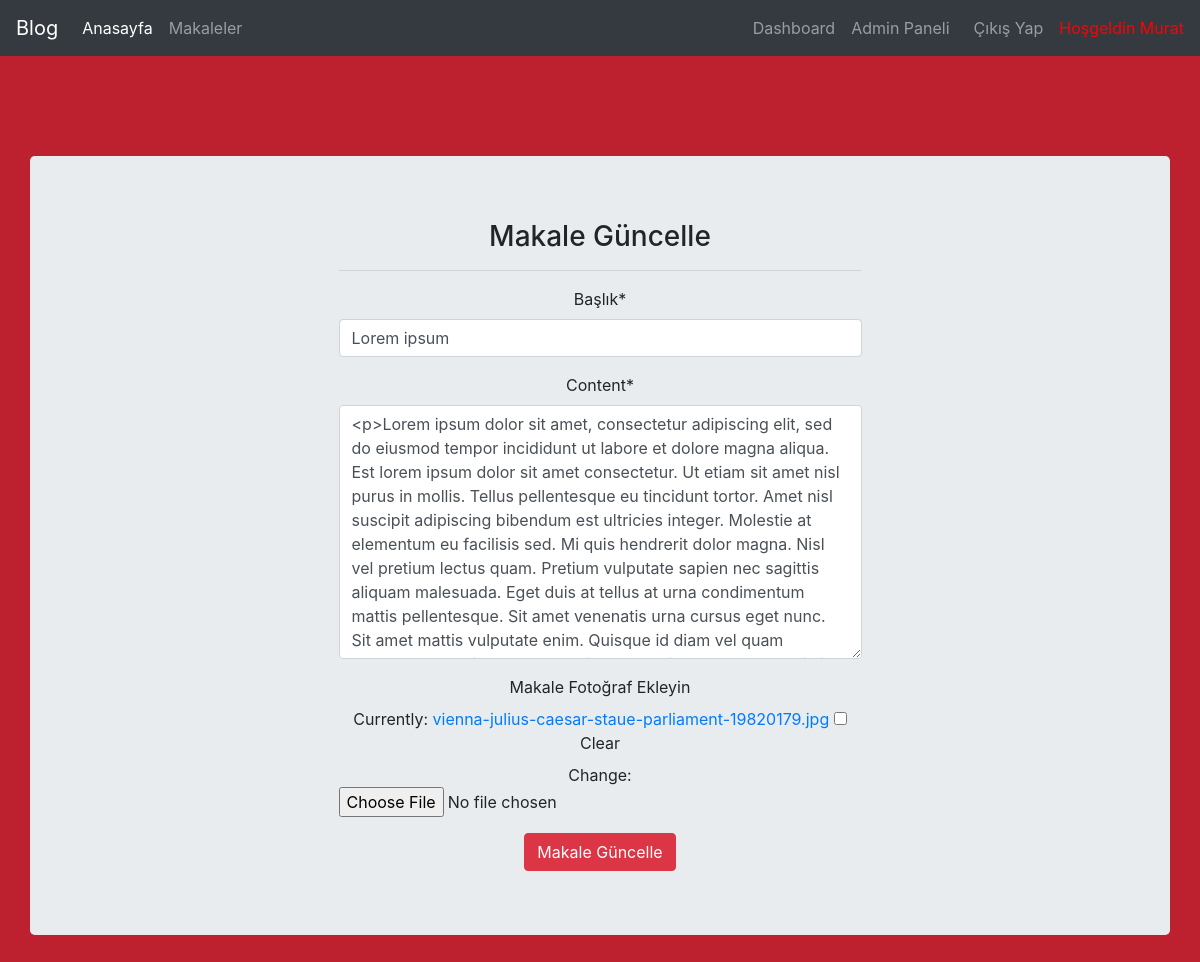
Before: /articles/update/21 (signed in) with the older database file.
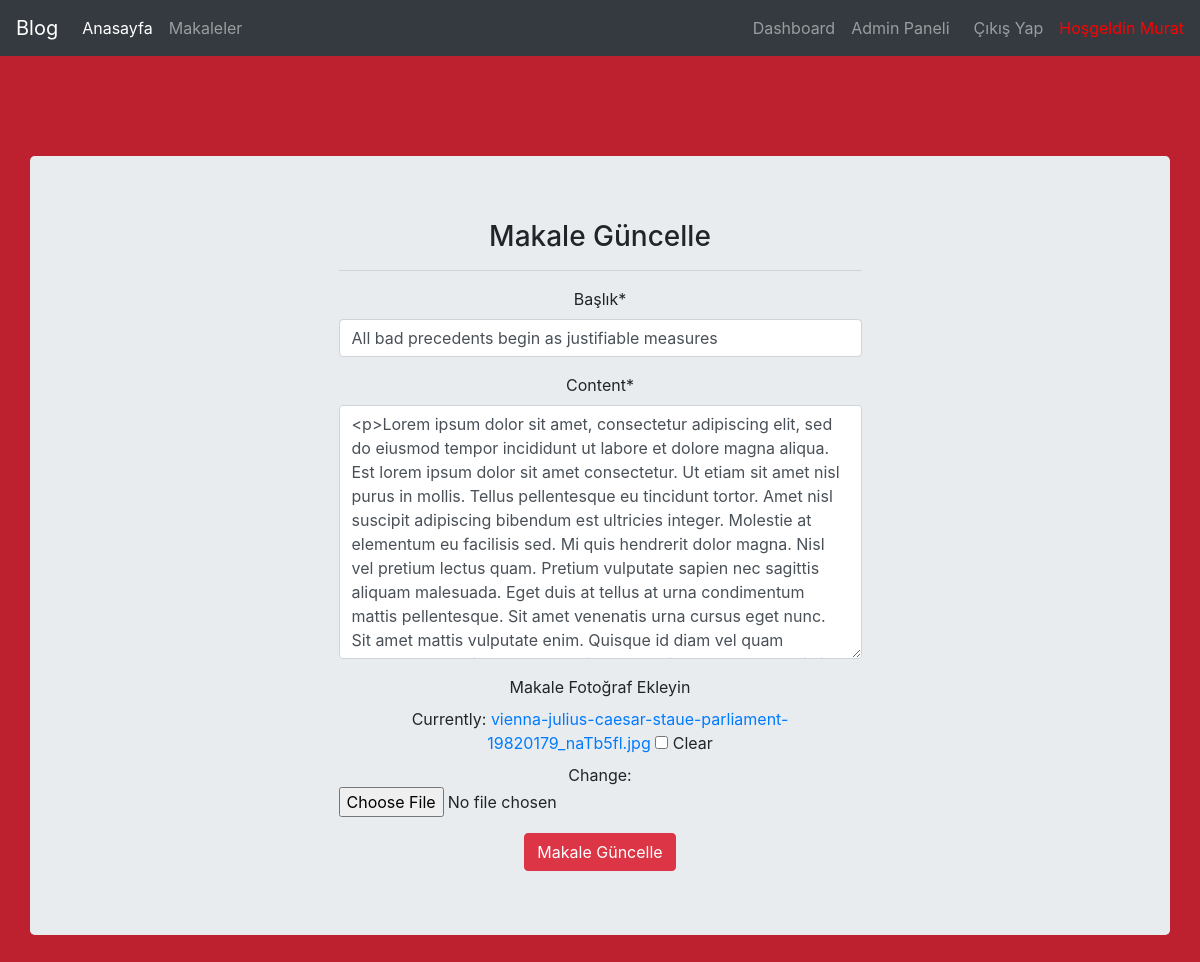
After: the same page with the newer database file.
### article/models.py (models this page shows, shortened)
class Article(models.Model):
    author=models.ForeignKey("auth.User",on_delete=models.CASCADE,verbose_name="Yazar")
    title=models.CharField(max_length=50,verbose_name="Başlık")
    content=RichTextField()
    created_date=models.DateTimeField(auto_now_add=True,verbose_name="Oluşturulma Tarihi")
    article_image=models.FileField(blank=True,null=True,verbose_name="Makale Fotoğraf Ekleyin")

### article/views.py (the view)
# urls.py: path('update/<int:id>',views.UpdateArticle,name="update"),
@login_required(login_url="user:login")
def UpdateArticle(request,id):
    article=get_object_or_404(Article,id=id)
    form=ArticleForm(request.POST or None,request.FILES or None,instance=article)
    if form.is_valid():
        article=form.save(commit=False)
        article.author=request.user
        article.save()
        messages.success(request,"Makaleniz Başarıyla Güncellendi.")
        return redirect("index")
    return render(request,"update.html",{"form":form})

### article/forms.py
class ArticleForm(forms.ModelForm):
    class Meta:
        model = Article
        fields = ("title","content","article_image")

### templates/update.html (shortened to what this page needs)
{% extends 'layout.html' %}
{% load crispy_forms_tags %}
{% block body %}
<div class="row">
  <div class="col-md-6 offset-md-3"><h3>Makale Güncelle</h3>
<hr>
<form method="post" enctype="multipart/form-data">
{{form|crispy}}
<button type='submit' class='btn btn-danger'>Makale Güncelle</button>
</form></div>
</div>
{% endblock body %}

Changed rows visible on the page:
changed Article: title "Lorem ipsum" → "All bad precedents begin as justifiable measures"
Other visible differences:
text no longer shown: "Başlık * Content * Makale Fotoğraf Ekleyin Currently: vienna-julius-caesar-staue-parliament-19820179.jpg Clear Change:"
text now shown: "Başlık * Content * Makale Fotoğraf Ekleyin Currently: vienna-julius-caesar-staue-parliament-19820179_naTb5fl.jpg Clear Change:"
